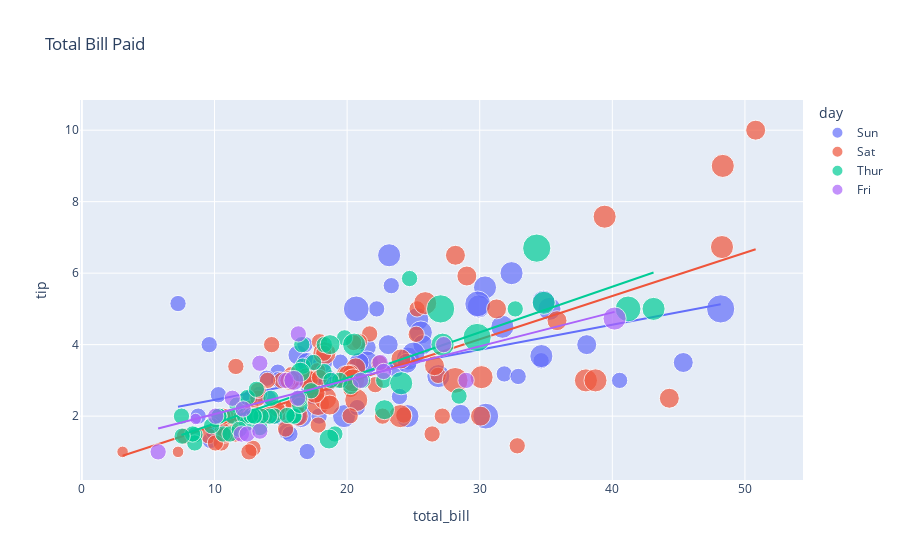

This figure's notebook cell:
### Markdown cell above
##### Let’s have a look at the tips given to the waiters according to:

1. the total bill paid
2. number of people at a table
3.  the day of the week:

### Code cell
figure = px.scatter(data_frame = data, x="total_bill",
                    y="tip", size="size", color= "day", trendline="ols", title = 'Total Bill Paid')
figure.show()
